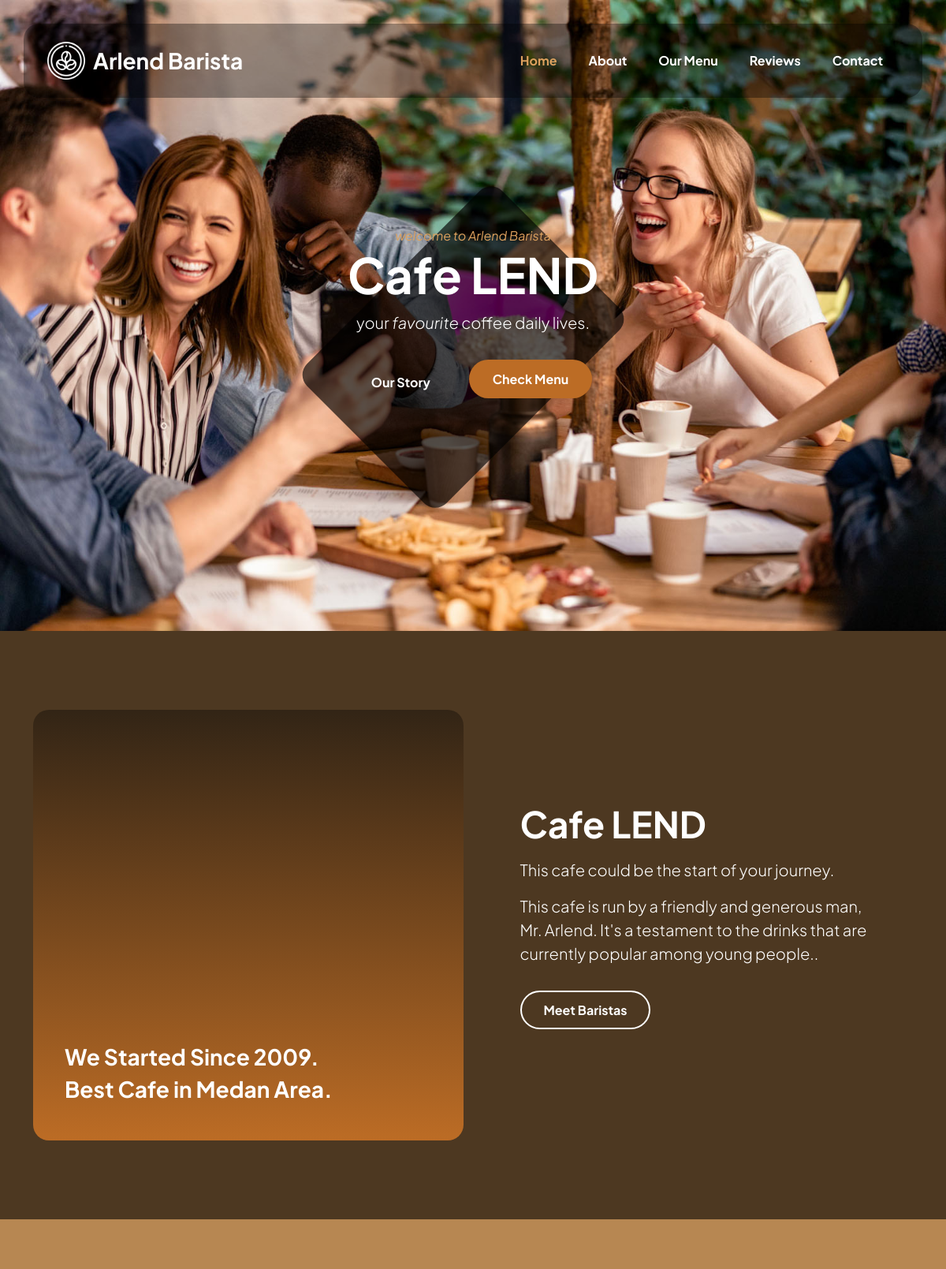
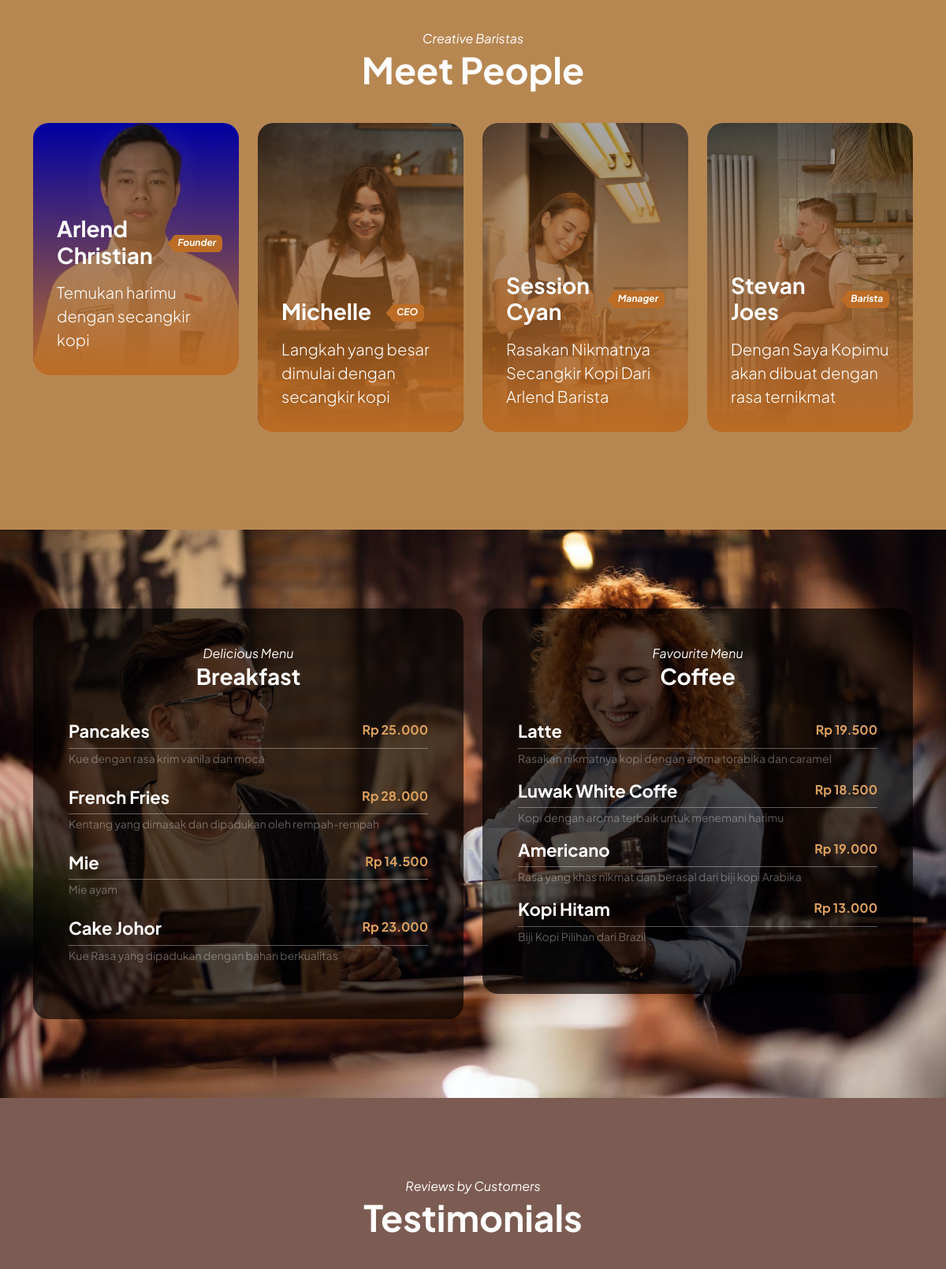
The page / (upper part) on the database its author committed (2 pictures, top to bottom).
### tables this page shows
CREATE TABLE `barista` (
  `id` int(11) NOT NULL,
  `nama` varchar(30) NOT NULL,
  `jabatan` varchar(15) NOT NULL,
  `keterangan` varchar(100) NOT NULL,
  `foto` varchar(255) NOT NULL
);

CREATE TABLE `menu` (
  `id` int(11) NOT NULL,
  `nama` varchar(30) NOT NULL,
  `keterangan` varchar(255) NOT NULL,
  `kategori` varchar(50) NOT NULL,
  `harga` varchar(20) NOT NULL
);

### index.php (the view, shortened to what this page needs)
<!doctype html>
<html lang="en">
<head>
    <link href="css/bootstrap.min.css" rel="stylesheet">
    <link href="css/bootstrap-icons.css" rel="stylesheet">
    <link href="css/vegas.min.css" rel="stylesheet">
    <link href="css/tooplate-barista.css" rel="stylesheet">
</head>
<body>
    <main>
        <nav class="navbar navbar-expand-lg">
            <div class="container">
                <a class="navbar-brand d-flex align-items-center" href="">
                    <img src="images/coffee-beans.png" class="navbar-brand-image img-fluid" alt="Barista Cafe Template">
                    Arlend Barista
                </a>
                <div class="collapse navbar-collapse" id="navbarNav">
                    <ul class="navbar-nav ms-lg-auto">
                        <li class="nav-item">
                            <a class="nav-link click-scroll" href="#section_1">Home</a>
                        </li>
                        <li class="nav-item">
                            <a class="nav-link click-scroll" href="#section_2">About</a>
                        </li>
                        <li class="nav-item">
                            <a class="nav-link click-scroll" href="#section_3">Our Menu</a>
                        </li>
                        <li class="nav-item">
                            <a class="nav-link click-scroll" href="#section_4">Reviews</a>
                        </li>
                        <li class="nav-item">
                            <a class="nav-link click-scroll" href="#section_5">Contact</a>
                        </li>
                    </ul>
                </div>
            </div>
        </nav>
        <section class="hero-section d-flex justify-content-center align-items-center" id="section_1">
            <div class="container">
                <div class="row align-items-center">
                    <div class="col-lg-6 col-12 mx-auto">
                        <em class="small-text">welcome to Arlend Barista</em>
                        <h1>Cafe LEND</h1>
                        <p class="text-white mb-4 pb-lg-2">
                            your <em>favourite</em> coffee daily lives.
                        </p>
                        <a class="btn custom-btn custom-border-btn smoothscroll me-3" href="#section_2">
                            Our Story
                        </a>
                        <a class="btn custom-btn smoothscroll me-2 mb-2" href="#section_3"><strong>Check Menu</strong></a>
                    </div>
                </div>
            </div>
            <div class="hero-slides"></div>
        </section>
        <section class="about-section section-padding" id="section_2">
            <div class="section-overlay"></div>
            <div class="container">
                <div class="row align-items-center">
                    <div class="col-lg-6 col-12">
                        <div class="ratio ratio-1x1">
                            <video autoplay="" loop="" muted="" class="custom-video" poster="">
                                <source src="videos/pexels-mike-jones-9046237.mp4" type="video/mp4">
                            </video>
                            <div class="about-video-info d-flex flex-column">
                                <h4 class="mt-auto">We Started Since 2009.</h4>
                                <h4>Best Cafe in Medan Area.</h4>
                            </div>
                        </div>
                    </div>
                    <div class="col-lg-5 col-12 mt-4 mt-lg-0 mx-auto">
                        <h2 class="text-white mb-3">Cafe LEND</h2>
                        <p class="text-white">This cafe could be the start of your journey.</p>
                        <p class="text-white">This cafe is run by a friendly and generous man, Mr. Arlend. It's a testament to the drinks that are currently popular among young people..</p>
                        <a href="#barista-team" class="smoothscroll btn custom-btn custom-border-btn mt-3 mb-4">Meet Baristas</a>
                    </div>
                </div>
            </div>
        </section>
        <section class="barista-section section-padding section-bg" id="barista-team">
            <div class="container">
                <div class="row justify-content-center">
                    <div class="col-lg-12 col-12 text-center mb-4 pb-lg-2">
                        <em class="text-white">Creative Baristas</em>
                        <h2 class="text-white">Meet People</h2>
                    </div>
                    <?php
                    include 'admin/koneksi.php';
                    $query = mysqli_query($koneksi, "SELECT * FROM barista");
                    while ($data_barista = mysqli_fetch_array($query)) { ?>
                        <div class="col-lg-3 col-md-6 col-12 mb-4">
                            <div class="team-block-wrap">
                                <div class="team-block-info d-flex flex-column">
                                    <div class="d-flex mt-auto mb-3">
                                        <h4 class="text-white mb-0"><?= $data_barista['nama'] ?></h4>
                                        <p class="badge ms-4"><em><?= $data_barista['jabatan'] ?></em></p>
                                    </div>
                                    <p class="text-white mb-0"><?= $data_barista['keterangan'] ?></p>
                                </div>
                                <div class="team-block-image-wrap">
                                    <img src="admin/image/barista/<?= $data_barista['foto'] ?>" class="team-block-image img-fluid" alt="Foto">
                                </div>
                            </div>
                        </div>
                    <?php } ?>
                </div>
            </div>
        </section>
        <section class="menu-section section-padding" id="section_3">
            <div class="container">
                <div class="row">
                    <div class="col-lg-6 col-12 mb-4 mb-lg-0">
                        <div class="menu-block-wrap">
                            <div class="text-center mb-4 pb-lg-2">
                                <em class="text-white">Delicious Menu</em>
                                <h4 class="text-white">Breakfast</h4>
                            </div>
                            <?php
                            include 'admin/koneksi.php';
                            $query = mysqli_query($koneksi, "SELECT * FROM menu WHERE kategori='Breakfast'");
                            while ($data_menu = mysqli_fetch_array($query)) {
                            ?>
                                <div class="menu-block">
                                    <div class="d-flex">
                                        <h6><?= $data_menu['nama'] ?></h6>
                                        <strong class="ms-auto">Rp <?= number_format((int)$data_menu['harga'], 0, ',', '.') ?></strong>
                                    </div>
                                    <div class="border-top ">
                                        <small><?= $data_menu['keterangan'] ?></small>
                                    </div><br>
                                </div>
                            <?php } ?>
                        </div>
                    </div>
                    <div class="col-lg-6 col-12">
                        <div class="menu-block-wrap">
                            <div class="text-center mb-4 pb-lg-2">
                                <em class="text-white">Favourite Menu</em>
                                <h4 class="text-white">Coffee</h4>
                            </div>
                            <?php
                            include 'admin/koneksi.php';
                            $query = mysqli_query($koneksi, "SELECT * FROM menu WHERE kategori='Coffe'");
                            while ($data_menu = mysqli_fetch_array($query)) {
                            ?>
                                <div class="menu-block">
                                    <div class="d-flex">
                                        <h6><?= $data_menu['nama'] ?></h6>
                                        <strong class="ms-auto">Rp <?= number_format((int)$data_menu['harga'], 0, ',', '.') ?></strong>
                                    </div>
                                    <div class="border-top mb-3">
                                        <small><?= $data_menu['keterangan'] ?></small>
                                    </div>
                                </div>
                            <?php } ?>
                        </div>
                    </div>
                </div>
            </div>
        </section>
        <section class="reviews-section section-padding section-bg" id="section_4">
            <div class="container">
                <div class="row justify-content-center">
                    <div class="col-lg-12 col-12 text-center mb-4 pb-lg-2">
                        <em class="text-white">Reviews by Customers</em>
                        <h2 class="text-white">Testimonials</h2>
                    </div>
        </section>
    </main>
</body>
</html>

### rows shown on the page
barista: nama "Arlend Christian", jabatan "Founder", keterangan "Temukan harimu dengan secangkir kopi", foto (picture)
barista: nama "Michelle", jabatan "CEO", keterangan "Langkah yang besar dimulai dengan secangkir kopi", foto (picture)
barista: nama "Session Cyan", jabatan "Manager", keterangan "Rasakan Nikmatnya Secangkir Kopi Dari Arlend Barista", foto (picture)
barista: nama "Stevan Joes", jabatan "Barista", keterangan "Dengan Saya Kopimu akan dibuat dengan rasa ternikmat", foto (picture)
menu: nama "Pancakes", harga "25.000", keterangan "Kue dengan rasa krim vanila dan moca"
menu: nama "French Fries", harga "28.000", keterangan "Kentang yang dimasak dan dipadukan oleh rempah-rempah"
menu: nama "Mie", harga "14.500", keterangan "Mie ayam"
menu: nama "Cake Johor", harga "23.000", keterangan "Kue Rasa yang dipadukan dengan bahan berkualitas"
menu: nama "Latte", harga "19.500", keterangan "Rasakan nikmatnya kopi dengan aroma torabika dan caramel"
menu: nama "Luwak White Coffe", harga "18.500", keterangan "Kopi dengan aroma terbaik untuk menemani harimu"
menu: nama "Americano", harga "19.000", keterangan "Rasa yang khas nikmat dan berasal dari biji kopi Arabika"
menu: nama "Kopi Hitam", harga "13.000", keterangan "Biji Kopi Pilihan dari Brazil"
